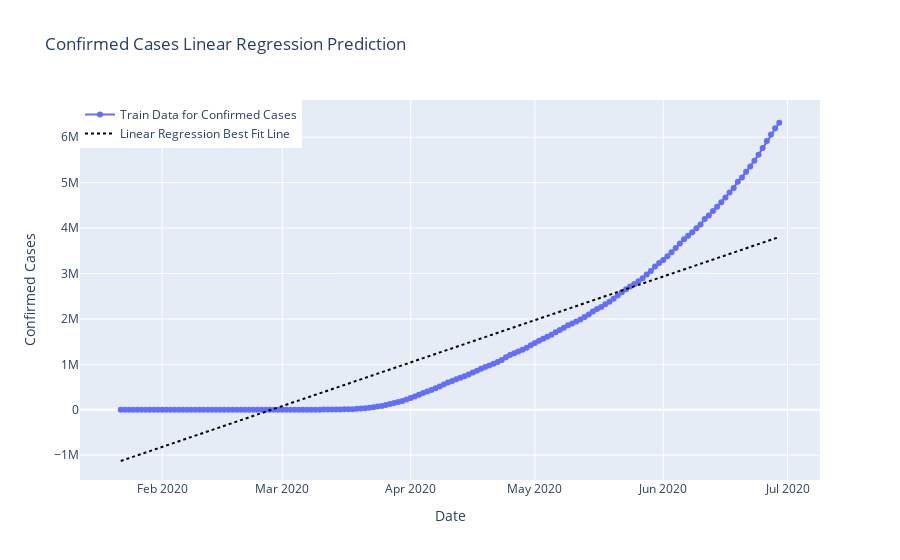

Notebook code cell kept with this figure:
### Code cell
import plotly.graph_objects as go

fig = go.Figure()

fig.add_trace(go.Scatter(x=datewise.index, y=datewise['Confirmed'],
                        mode='lines+markers', name='Train Data for Confirmed Cases'))
fig.add_trace(go.Scatter(x=datewise.index, y=linreg_output,
                        mode='lines', name='Linear Regression Best Fit Line',
             line = dict(color='black', dash='dot')))

fig.update_layout(title='Confirmed Cases Linear Regression Prediction',
                 xaxis_title='Date', yaxis_title='Confirmed Cases', 
                  legend=dict(x=0, y=1))

fig.show()

### Figure 1 — Plotly figure (JSON) as saved in the notebook; plotly's stock layout.template omitted (floating-point values rounded to 4 significant figures; data arrays with more than 128 entries replaced by an {"elided": "..."} marker saying what was removed)
{"data": [{"mode": "lines+markers", "name": "Train Data for Confirmed Cases", "type": "scatter", "x": {"elided": "160 str values"}, "y": {"elided": "160 int values"}}, {"line": {"color": "black", "dash": "dot"}, "mode": "lines", "name": "Linear Regression Best Fit Line", "type": "scatter", "x": {"elided": "160 str values"}, "y": {"elided": "160 float values"}}], "layout": {"legend": {"x": 0, "y": 1}, "title": {"text": "Confirmed Cases Linear Regression Prediction"}, "xaxis": {"title": {"text": "Date"}}, "yaxis": {"title": {"text": "Confirmed Cases"}}}}
